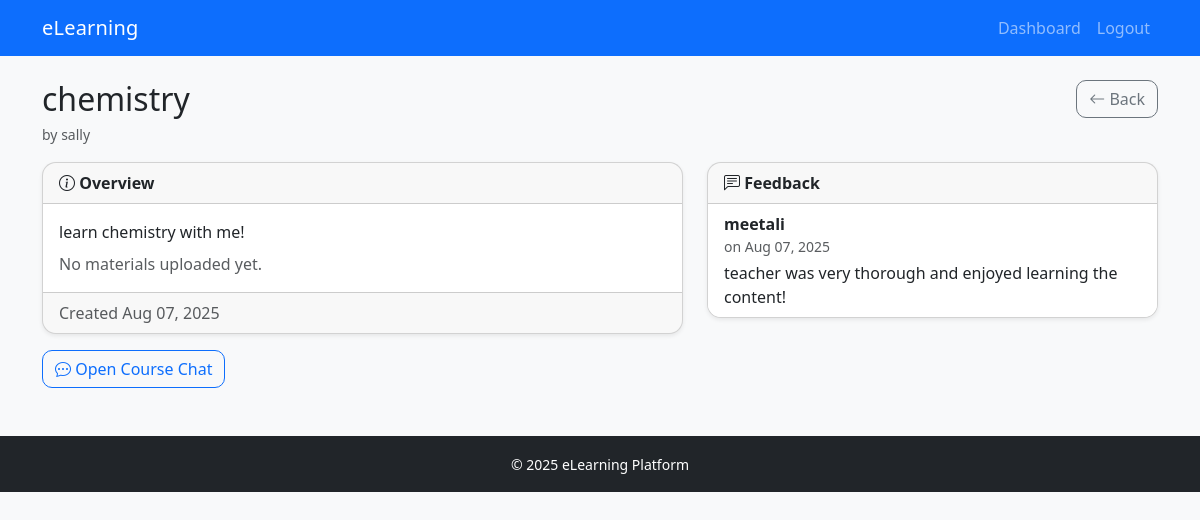
Page /courses/3/ (signed in) on the committed database.
### core/models.py (models this page shows, shortened)
class Course(models.Model):
    title = models.CharField(max_length=200)
    description = models.TextField()
    teacher = models.ForeignKey(User, on_delete=models.CASCADE, related_name='courses')
    materials = models.FileField(upload_to='course_materials/', blank=True, null=True)
    created_at = models.DateTimeField(auto_now_add=True)

class User(AbstractUser):
    is_teacher = models.BooleanField(default=False)
    photo = models.ImageField(upload_to='profile_photos/', blank=True, null=True)

class Feedback(models.Model):
    course = models.ForeignKey(Course, on_delete=models.CASCADE, related_name='feedbacks')
    student = models.ForeignKey(User, on_delete=models.CASCADE)
    text = models.TextField()
    created_at = models.DateTimeField(auto_now_add=True)

### core/views.py (the view)
# urls.py: path("courses/<int:course_id>/", views.course_detail, name="course_detail"),
@login_required
def course_detail(request, course_id):
    course = get_object_or_404(Course, id=course_id)
    feedbacks = course.feedbacks.select_related('student').order_by('-created_at')
    enrolled = Enrollment.objects.filter(course=course, student=request.user).exists()
    return render(request, "core/course_detail.html", {
        "course": course,
        "feedbacks": feedbacks,
        "enrolled": enrolled,
    })

### core/templates/core/course_detail.html (shortened to what this page needs)
{% extends 'base.html' %}
{% block content %}
<div class="d-flex justify-content-between align-items-start mb-3">
  <div>
    <h2 class="mb-1">{{ course.title }}</h2>
    <small class="text-muted">by {{ course.teacher.username }}</small>
  </div>
  <div>
    <a href="{% url 'my_courses' %}" class="btn btn-outline-secondary">
      <i class="bi bi-arrow-left"></i> Back
    </a>
  </div>
</div>
<div class="row g-4">
  <div class="col-lg-7">
    <div class="card shadow-sm mb-3">
      <div class="card-header"><i class="bi bi-info-circle"></i> Overview</div>
      <div class="card-body">
        <p class="mb-2">{{ course.description }}</p>
        {% if course.materials %}
          <p class="mb-0">
            <i class="bi bi-file-earmark-arrow-down"></i>
            <a href="{{ course.materials.url }}" download>Download materials</a>
          </p>
        {% else %}
          <p class="text-muted mb-0">No materials uploaded yet.</p>
        {% endif %}
      </div>
      <div class="card-footer text-muted">
        Created {{ course.created_at|date:"M d, Y" }}
      </div>
    </div>
    <div class="d-flex gap-2">
      <a href="{% url 'course_chat' course.id %}" class="btn btn-outline-primary">
        <i class="bi bi-chat-dots"></i> Open Course Chat
      </a>
    </div>
  </div>
  <div class="col-lg-5">
    <div class="card shadow-sm">
      <div class="card-header"><i class="bi bi-chat-left-text"></i> Feedback</div>
      <ul class="list-group list-group-flush">
        {% for fb in feedbacks %}
          <li class="list-group-item">
            <strong>{{ fb.student.username }}</strong>
            <small class="text-muted d-block">on {{ fb.created_at|date:"M d, Y" }}</small>
            <div class="mt-1">{{ fb.text }}</div>
          </li>
        {% empty %}
          <li class="list-group-item text-muted">No feedback yet.</li>
        {% endfor %}
      </ul>
    </div>
  </div>
</div>
{% endblock %}

### core/static/css/style.css (style rules this page uses)
:root { --radius: 14px; }
.card { border-radius: var(--radius); overflow: hidden; }
.card-header { font-weight: 600; }
.form-control, .form-select, .btn { border-radius: 10px; }
.list-group-item { border: 0; border-bottom: 1px solid rgba(0,0,0,.06); }

### rows in the picture
Course: title "chemistry", teacher.username "sally", description "learn chemistry with me!", created_at "Aug 07, 2025"
Feedback: student.username "meetali", created_at "Aug 07, 2025", text "teacher was very thorough and enjoyed learning the content!"
